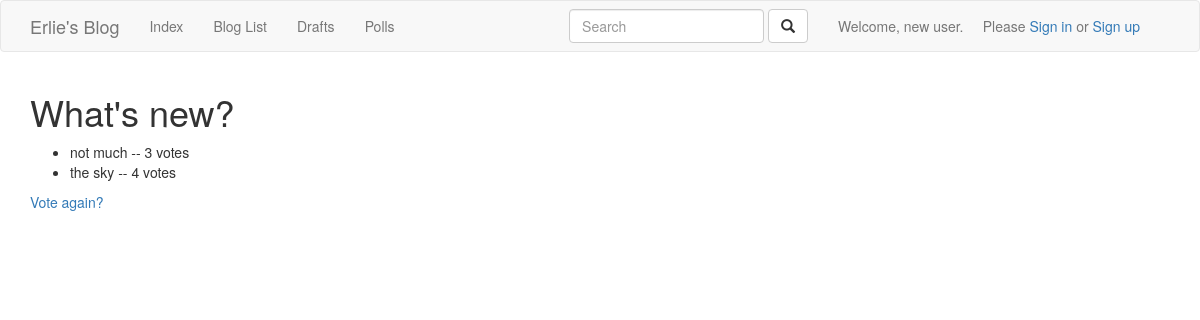
Page /polls/1/results/ on the committed database.
### polls/models.py (models this page shows, shortened)
class Question(models.Model):
    question_text = models.CharField(max_length=200)
    pub_date = models.DateTimeField('date published')
    des_img = models.ImageField(upload_to='polls/uploads/', blank=True)
    def was_published_recently(self):
        return timezone.now() >= self.pub_date >= timezone.now() - datetime.timedelta(days=1)
    was_published_recently.boolean = True
    was_published_recently.short_description = 'Published Recently?'

class Choice(models.Model):
    question = models.ForeignKey(Question, on_delete=models.CASCADE)
    choice_text = models.CharField(max_length=200)
    votes = models.IntegerField(default=0)

### polls/views.py (the view)
# urls.py: url(r'^(?P<pk>[0-9]+)/results/$', views.ResultsView.as_view(), name='results'),
class ResultsView(generic.DetailView):
    model = Question
    template_name = 'polls/results.html'
    def get_queryset(self):
        return Question.objects.filter(pub_date__lte=timezone.now())

### polls/templates/polls/results.html (shortened to what this page needs)
{% extends 'polls/base.html' %}
{% block content %}
    <h1>{{ question.question_text }}</h1>
    <ul>
        {% for choice in question.choice_set.all %}
            <li>{{ choice.choice_text }} -- {{ choice.votes }} vote{{ choice.votes | pluralize }}</li>
        {% endfor %}
    </ul>
    <a href="{% url 'polls:detail' question.id %}">Vote again?</a>
{% endblock %}

### rows in the picture
Question: question_text "What's new?"
Choice: choice_text "not much", votes "3", votes|pluralize "s"
Choice: choice_text "the sky", votes "4", votes|pluralize "s"
